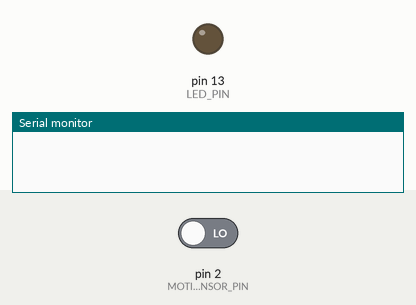
Bench run of a sketch on a simulated Arduino Uno, built with avr-gcc and run on an emulated ATmega328P. Parts: output pins drawn as LEDs (lit = HIGH), the last lines printed to the serial monitor. The inputs (shaded band) are chosen by the test bench; at power-on: pin 2 (MOTION_SENSOR_PIN) LOW.

Above: at 1.2 s.
1.3 s: pin 2 (MOTION_SENSOR_PIN) driven HIGH
At 2.0 s:
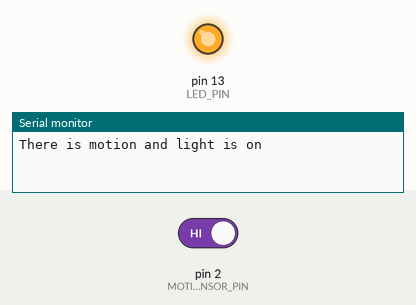
2.8 s: pin 2 (MOTION_SENSOR_PIN) driven LOW
At 3.1 s:
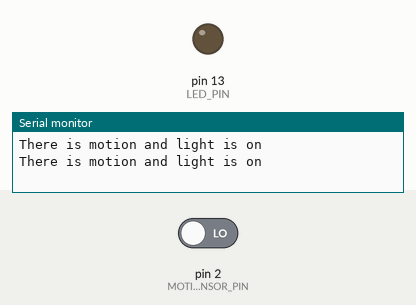
Timing chart, 0 to 5.8 s (numbered marks = the images above; inputs shaded):
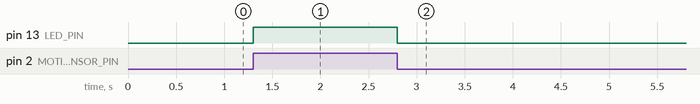

The sketch:

Task_1.2P.ino
```cpp
// C++ code
//

const uint8_t MOTION_SENSOR_PIN = 2;
const uint8_t LED_PIN = 13;


uint8_t motionState = LOW;
uint8_t LEDState = LOW;

void handleLED() {
  LEDState = !LEDState;
  digitalWrite(LED_PIN,LEDState);
  Serial.println("There is motion and light is on");

}

void setup()
{
  pinMode(LED_BUILTIN, OUTPUT);
  pinMode(MOTION_SENSOR_PIN, INPUT);
  attachInterrupt(digitalPinToInterrupt(MOTION_SENSOR_PIN), handleLED, CHANGE);
  Serial.begin(9600);
}

void loop()
{/*
  motionState = digitalRead(MOTION_SENSOR_PIN);

  if(motionState == HIGH)
  {
    Serial.println("Motion exist");
    Serial.println("LED is On");
    LEDState =HIGH;
    digitalWrite(LED_PIN, HIGH);
  }
  else if(motionState == LOW && LEDState==HIGH)
  {
    Serial.println("LED Goes Off");
    digitalWrite(LED_PIN, LOW);
    LEDState=LOW;
  }
  motionState = LOW;*/
}
```

Measured:
- after the input at 1.3 s, pin 13 (LED_PIN): LOW → HIGH at once
- after the input at 2.8 s, pin 13 (LED_PIN): HIGH → LOW at once
